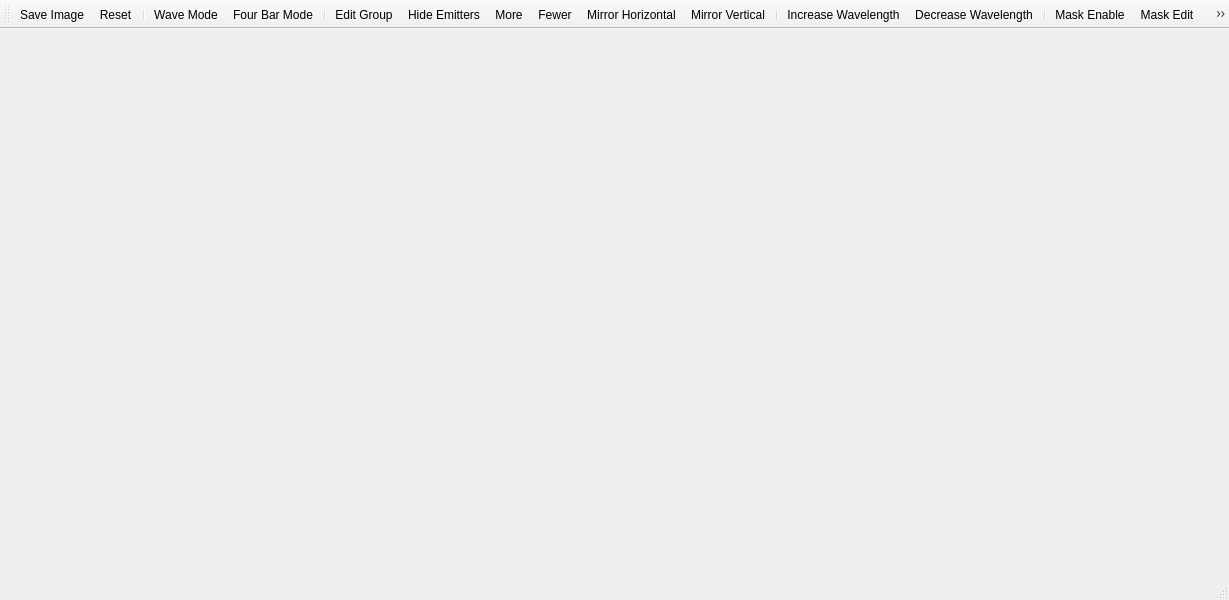
<?xml version="1.0" encoding="UTF-8"?>
<ui version="4.0">
 <class>MainWindow</class>
 <widget class="QMainWindow" name="MainWindow">
  <property name="geometry">
   <rect>
    <x>0</x>
    <y>0</y>
    <width>1229</width>
    <height>600</height>
   </rect>
  </property>
  <property name="windowTitle">
   <string>MainWindow</string>
  </property>
  <widget class="QWidget" name="centralwidget">
   <layout class="QHBoxLayout" name="horizontalLayout"/>
  </widget>
  <widget class="QMenuBar" name="menubar">
   <property name="geometry">
    <rect>
     <x>0</x>
     <y>0</y>
     <width>1229</width>
     <height>21</height>
    </rect>
   </property>
  </widget>
  <widget class="QStatusBar" name="statusbar"/>
  <widget class="QToolBar" name="toolBarHorz">
   <property name="windowTitle">
    <string>toolBar</string>
   </property>
   <attribute name="toolBarArea">
    <enum>TopToolBarArea</enum>
   </attribute>
   <attribute name="toolBarBreak">
    <bool>false</bool>
   </attribute>
   <addaction name="actionSaveImage"/>
   <addaction name="actionReset"/>
   <addaction name="separator"/>
   <addaction name="actionWaveMode"/>
   <addaction name="actionFourBarMode"/>
   <addaction name="separator"/>
   <addaction name="actionEditGroup"/>
   <addaction name="actionHideEmitters"/>
   <addaction name="actionMore"/>
   <addaction name="actionFewer"/>
   <addaction name="actionMirrorHor"/>
   <addaction name="actionMirrorVert"/>
   <addaction name="separator"/>
   <addaction name="actionWavelengthIncrease"/>
   <addaction name="actionWavelengthDecrease"/>
   <addaction name="separator"/>
   <addaction name="actionMaskEnable"/>
   <addaction name="actionMaskEdit"/>
   <addaction name="actionShowMaskChart"/>
   <addaction name="separator"/>
   <addaction name="actionColoursEdit"/>
  </widget>
  <action name="actionMore">
   <property name="icon">
    <iconset resource="Resources.qrc">
     <normaloff>:/icons/countIncrease</normaloff>:/icons/countIncrease</iconset>
   </property>
   <property name="text">
    <string>More</string>
   </property>
   <property name="toolTip">
    <string>Increase the number of emitters in the group</string>
   </property>
  </action>
  <action name="actionFewer">
   <property name="icon">
    <iconset resource="Resources.qrc">
     <normaloff>:/icons/countDecrease</normaloff>:/icons/countDecrease</iconset>
   </property>
   <property name="text">
    <string>Fewer</string>
   </property>
   <property name="toolTip">
    <string>Reduce the number of emitters in the group</string>
   </property>
  </action>
  <action name="actionMirrorHor">
   <property name="checkable">
    <bool>true</bool>
   </property>
   <property name="icon">
    <iconset resource="Resources.qrc">
     <normaloff>:/icons/mirrorHor</normaloff>
     <normalon>:/icons/mirrorHor</normalon>:/icons/mirrorHor</iconset>
   </property>
   <property name="text">
    <string>Mirror Horizontal</string>
   </property>
   <property name="toolTip">
    <string>Mirror the current group of emitters in the horizontal direction (about the line y = 0).</string>
   </property>
  </action>
  <action name="actionMirrorVert">
   <property name="checkable">
    <bool>true</bool>
   </property>
   <property name="icon">
    <iconset resource="Resources.qrc">
     <normaloff>:/icons/mirrorVert</normaloff>
     <normalon>:/icons/mirrorVert</normalon>:/icons/mirrorVert</iconset>
   </property>
   <property name="text">
    <string>Mirror Vertical</string>
   </property>
   <property name="toolTip">
    <string>Mirror the current group of emitters in the vertical direction (about the line x = 0).</string>
   </property>
  </action>
  <action name="actionWavelengthDecrease">
   <property name="icon">
    <iconset resource="Resources.qrc">
     <normaloff>:/icons/wavelengthDecrease</normaloff>:/icons/wavelengthDecrease</iconset>
   </property>
   <property name="text">
    <string>Decrease Wavelength</string>
   </property>
   <property name="toolTip">
    <string>Shorten the wavelength for a more variable image</string>
   </property>
  </action>
  <action name="actionWavelengthIncrease">
   <property name="icon">
    <iconset resource="Resources.qrc">
     <normaloff>:/icons/wavelengthIncrease</normaloff>:/icons/wavelengthIncrease</iconset>
   </property>
   <property name="text">
    <string>Increase Wavelength</string>
   </property>
   <property name="toolTip">
    <string>Lengthen the wavelength for a more gradual image</string>
   </property>
  </action>
  <action name="actionMaskEdit">
   <property name="checkable">
    <bool>true</bool>
   </property>
   <property name="icon">
    <iconset resource="Resources.qrc">
     <normaloff>:/icons/edit</normaloff>
     <normalon>:/icons/edit</normalon>:/icons/edit</iconset>
   </property>
   <property name="text">
    <string>Mask Edit</string>
   </property>
   <property name="toolTip">
    <string>Edit the image mask</string>
   </property>
  </action>
  <action name="actionShowMaskChart">
   <property name="checkable">
    <bool>true</bool>
   </property>
   <property name="icon">
    <iconset resource="Resources.qrc">
     <normaloff>:/icons/showChart</normaloff>
     <normalon>:/icons/showChart</normalon>:/icons/showChart</iconset>
   </property>
   <property name="text">
    <string>Show Mask Chart</string>
   </property>
   <property name="toolTip">
    <string>Show the chart that displays the mask</string>
   </property>
  </action>
  <action name="actionMaskEnable">
   <property name="checkable">
    <bool>true</bool>
   </property>
   <property name="icon">
    <iconset resource="Resources.qrc">
     <normaloff>:/icons/mask</normaloff>
     <normalon>:/icons/mask</normalon>:/icons/mask</iconset>
   </property>
   <property name="text">
    <string>Mask Enable</string>
   </property>
   <property name="toolTip">
    <string>Enable the mask</string>
   </property>
  </action>
  <action name="actionHideEmitters">
   <property name="checkable">
    <bool>true</bool>
   </property>
   <property name="icon">
    <iconset resource="Resources.qrc">
     <normaloff>:/icons/visibleOff</normaloff>
     <normalon>:/icons/visibleOff</normalon>:/icons/visibleOff</iconset>
   </property>
   <property name="text">
    <string>Hide Emitters</string>
   </property>
   <property name="toolTip">
    <string>Hide emitters from the preview</string>
   </property>
  </action>
  <action name="actionSaveImage">
   <property name="icon">
    <iconset resource="Resources.qrc">
     <normaloff>:/icons/save</normaloff>:/icons/save</iconset>
   </property>
   <property name="text">
    <string>Save Image</string>
   </property>
   <property name="toolTip">
    <string>Generate a full quality image and save it</string>
   </property>
  </action>
  <action name="actionColoursEdit">
   <property name="checkable">
    <bool>true</bool>
   </property>
   <property name="icon">
    <iconset resource="Resources.qrc">
     <normaloff>:/icons/colourWheel</normaloff>:/icons/colourWheel</iconset>
   </property>
   <property name="text">
    <string>ColoursEdit</string>
   </property>
   <property name="toolTip">
    <string>Edit colours by dragging</string>
   </property>
  </action>
  <action name="actionEditGroup">
   <property name="checkable">
    <bool>true</bool>
   </property>
   <property name="icon">
    <iconset resource="Resources.qrc">
     <normaloff>:/icons/moveDots</normaloff>:/icons/moveDots</iconset>
   </property>
   <property name="text">
    <string>Edit Group</string>
   </property>
   <property name="toolTip">
    <string>Move the emitter group</string>
   </property>
  </action>
  <action name="actionWaveMode">
   <property name="checkable">
    <bool>true</bool>
   </property>
   <property name="icon">
    <iconset resource="Resources.qrc">
     <normaloff>:/icons/wavesMode</normaloff>:/icons/wavesMode</iconset>
   </property>
   <property name="text">
    <string>Wave Mode</string>
   </property>
   <property name="toolTip">
    <string>Change to wave mode</string>
   </property>
  </action>
  <action name="actionFourBarMode">
   <property name="checkable">
    <bool>true</bool>
   </property>
   <property name="icon">
    <iconset resource="Resources.qrc">
     <normaloff>:/icons/fourBarMode</normaloff>:/icons/fourBarMode</iconset>
   </property>
   <property name="text">
    <string>Four Bar Mode</string>
   </property>
   <property name="toolTip">
    <string>Change to four bar linkage mode</string>
   </property>
  </action>
  <action name="actionFbEditLengths">
   <property name="checkable">
    <bool>true</bool>
   </property>
   <property name="icon">
    <iconset resource="Resources.qrc">
     <normaloff>:/icons/length</normaloff>:/icons/length</iconset>
   </property>
   <property name="text">
    <string>Edit arm lengths</string>
   </property>
   <property name="toolTip">
    <string>Edit arm lengths</string>
   </property>
  </action>
  <action name="actionFbEditAngleInc">
   <property name="checkable">
    <bool>true</bool>
   </property>
   <property name="icon">
    <iconset resource="Resources.qrc">
     <normaloff>:/icons/anglesInc</normaloff>:/icons/anglesInc</iconset>
   </property>
   <property name="text">
    <string>Edit angle increment</string>
   </property>
   <property name="toolTip">
    <string>Edit angle increment</string>
   </property>
  </action>
  <action name="actionFbEditDrawRange">
   <property name="checkable">
    <bool>true</bool>
   </property>
   <property name="icon">
    <iconset resource="Resources.qrc">
     <normaloff>:/icons/drawRange</normaloff>:/icons/drawRange</iconset>
   </property>
   <property name="text">
    <string>Edit draw range</string>
   </property>
   <property name="toolTip">
    <string>Edit draw range</string>
   </property>
  </action>
  <action name="actionReset">
   <property name="icon">
    <iconset resource="Resources.qrc">
     <normaloff>:/icons/reset</normaloff>:/icons/reset</iconset>
   </property>
   <property name="text">
    <string>Reset</string>
   </property>
   <property name="toolTip">
    <string>Reset the settings to their default values</string>
   </property>
  </action>
 </widget>
 <resources>
  <include location="Resources.qrc"/>
 </resources>
 <connections/>
</ui>
